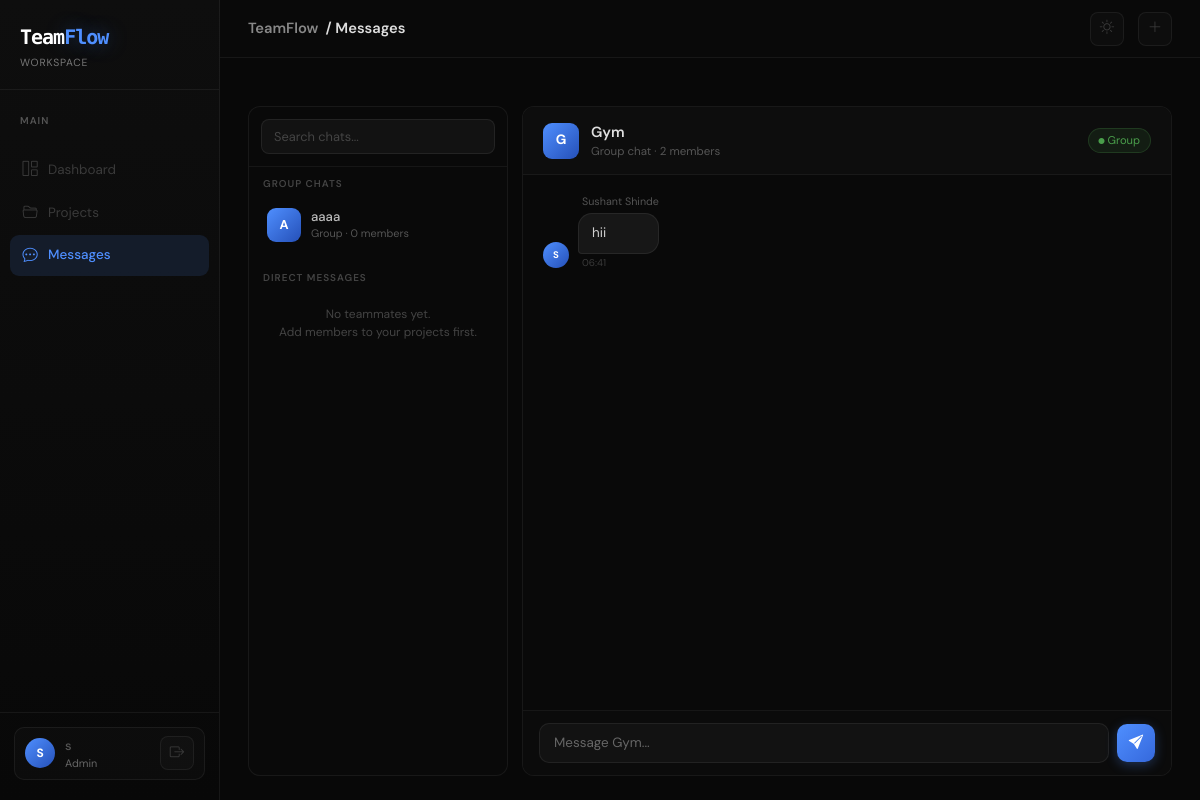
Screenshot of /messages/group/1 (signed in) with the database file from the repository.
### app/models.py (models this page shows, shortened)
class User(db.Model, UserMixin):
    id = db.Column(db.Integer, primary_key=True)
    full_name = db.Column(db.String(100), nullable=False)
    email = db.Column(db.String(120), unique=True, nullable=False)
    password_hash = db.Column(db.String(200), nullable=False)
    role = db.Column(db.String(20), default='Member')  # Admin or Member
    profile_image = db.Column(db.String(100), default='default.jpg')
    created_at = db.Column(db.DateTime, default=datetime.utcnow)
    assigned_tasks = db.relationship('Task', backref='assignee', lazy=True, foreign_keys='Task.assigned_to')
    member_of = db.relationship('ProjectMember', backref='user', lazy=True)
    messages_sent = db.relationship('Message', backref='sender', lazy=True)
    task_files = db.relationship('TaskFile', backref='uploader', lazy=True)
    reports = db.relationship('TaskReport', backref='member', lazy=True)

class Project(db.Model):
    id = db.Column(db.Integer, primary_key=True)
    name = db.Column(db.String(100), nullable=False)
    description = db.Column(db.Text)
    start_date = db.Column(db.Date)
    deadline = db.Column(db.Date)
    priority = db.Column(db.String(20))  # Low, Medium, High, Critical
    status = db.Column(db.String(20), default='Active')
    created_by = db.Column(db.Integer, db.ForeignKey('user.id'))
    created_at = db.Column(db.DateTime, default=datetime.utcnow)
    members = db.relationship('ProjectMember', backref='project', cascade="all, delete", lazy=True)
    tasks = db.relationship('Task', backref='project', cascade="all, delete", lazy=True)
    messages = db.relationship('Message', backref='project', cascade="all, delete", lazy=True)

class Message(db.Model):
    id = db.Column(db.Integer, primary_key=True)
    sender_id = db.Column(db.Integer, db.ForeignKey('user.id'))
    project_id = db.Column(db.Integer, db.ForeignKey('project.id'), nullable=True)
    content = db.Column(db.Text, nullable=False)
    timestamp = db.Column(db.DateTime, default=datetime.utcnow)

### app/routes/chat.py (the view)
@chat_bp.route('/messages/group/<int:project_id>')
@login_required
def group(project_id):
    project = Project.query.get_or_404(project_id)
    projects = get_projects()
    teammates = get_teammates()
    msgs = Message.query.filter_by(project_id=project_id).order_by(Message.timestamp.asc()).limit(100).all()
    return render_template('chat/chat_home.html',
        projects=projects,
        teammates=teammates,
        active_type='group',
        active_id=project_id,
        active_project=project,
        dm_user=None,
        group_messages=msgs,
        dm_messages=[]
    )

### app/__init__.py (called while the page is built)
def create_app(config_class=Config):
    app = Flask(__name__)
    app.config.from_object(config_class)
    csrf.init_app(app)
    db.init_app(app)
    migrate.init_app(app, db)
    login_manager.init_app(app)
    socketio.init_app(app)
    @app.context_processor
    def inject_today():
        todays_date = date.today()
        return dict(today=todays_date)
    from app.routes.auth import auth
    from app.routes.projects import projects
    from app.routes.tasks import tasks
    from app.routes.main import main
    from app.routes.chat import chat_bp
    app.register_blueprint(auth)
    app.register_blueprint(projects)
    app.register_blueprint(tasks)
    app.register_blueprint(main)
    app.register_blueprint(chat_bp)
    return app

### app/models.py (called while the page is built)
@login_manager.user_loader
def load_user(user_id):
    user = User.query.get(int(user_id))
    return user

### app/routes/chat.py (called while the page is built, shortened)
def get_projects():
    if current_user.role == 'Admin':
        return Project.query.filter_by(created_by=current_user.id).all()
    else:
        result = []
        for membership in current_user.member_of:
            result.append(membership.project)
        return result

def get_teammates():
    teammate_ids = set()
    if current_user.role == 'Admin':
        my_projects = Project.query.filter_by(created_by=current_user.id).all()
        for p in my_projects:
            for pm in p.members:
                if pm.user_id != current_user.id:
                    teammate_ids.add(pm.user_id)
    if len(teammate_ids) == 0:
        return []
    teammates = User.query.filter(User.id.in_(teammate_ids)).all()
    return teammates

### app/templates/chat/chat_home.html (shortened to what this page needs)
{% extends 'base.html' %}
{% block page_title %}Messages{% endblock %}
{% block content %}
<div class="chat-page">
    <div class="chat-sidebar">
        <div class="chat-search">
            <input type="text" id="chatSearch" placeholder="Search chats..." oninput="filterChats(this.value)">
        </div>
        <div class="chat-scroll">
            {% if projects %}
            <div class="chat-section-label">Group Chats</div>
            {% for project in projects %}
            <a href="{{ url_for('chat.group', project_id=project.id) }}"
               class="chat-item {% if active_type == 'group' and active_id == project.id %}active{% endif %}"
               data-name="{{ project.name|lower }}">
                <div class="chat-item-av">{{ project.name[0].upper() }}</div>
                <div>
                    <div class="chat-item-name">{{ project.name }}</div>
                    <div class="chat-item-sub">Group · {{ project.members|length }} members</div>
                </div>
            </a>
            {% endfor %}
            {% endif %}
            <div class="chat-section-label" style="margin-top: 10px;">Direct Messages</div>
            {% if teammates %}
                {% for mate in teammates %}
                <a href="{{ url_for('chat.dm', user_id=mate.id) }}"
                   class="chat-item {% if active_type == 'dm' and active_id == mate.id %}active{% endif %}"
                   data-name="{{ mate.full_name|lower }}">
                    <div class="chat-item-av dm">{{ mate.full_name[0].upper() }}</div>
                    <div>
                        <div class="chat-item-name">{{ mate.full_name }}</div>
                        <div class="chat-item-sub">{{ mate.role }}</div>
                    </div>
                </a>
                {% endfor %}
            {% else %}
                <div style="padding: 14px 16px; font-size: 0.75rem; color: #444; text-align: center;">
                    No teammates yet.<br>Add members to your projects first.
                </div>
            {% endif %}
        </div>
    </div>
    <div class="chat-main">
        {% if active_type == 'group' and active_project %}
            <div class="chat-header">
                <div class="chat-header-av">{{ active_project.name[0].upper() }}</div>
                <div>
                    <div class="chat-header-name">{{ active_project.name }}</div>
                    <div class="chat-header-sub">Group chat · {{ active_project.members|length }} members</div>
                </div>
                <span style="margin-left:auto; font-size:0.7rem; background:rgba(99,220,100,0.08); border:1px solid rgba(99,220,100,0.15); color:#4a9e4b; padding:3px 10px; border-radius:20px;">
                    <i class="bi bi-circle-fill" style="font-size:6px; vertical-align:middle;"></i> Group
                </span>
            </div>
            <div class="chat-messages" id="msgArea">
                {% if group_messages %}
                    {% for msg in group_messages %}
                    <div class="msg-row {% if msg.sender_id == current_user.id %}mine{% endif %}">
                        <div class="msg-av">{{ msg.sender.full_name[0].upper() if msg.sender else '?' }}</div>
                        <div class="msg-body">
                            {% if msg.sender_id != current_user.id %}
                            <div class="msg-sender">{{ msg.sender.full_name if msg.sender else 'Unknown' }}</div>
                            {% endif %}
                            <div class="msg-bubble">{{ msg.content }}</div>
                            <div class="msg-time">{{ msg.timestamp.strftime('%H:%M') }}</div>
                        </div>
                    </div>
                    {% endfor %}
                {% else %}
                    <div class="chat-empty-state">
                        <i class="bi bi-chat-dots"></i>
                        <p>No messages yet in this group.<br>Start the conversation!</p>
                    </div>
                {% endif %}
            </div>
            <form class="chat-input-bar" action="{{ url_for('chat.send_group', project_id=active_project.id) }}" method="POST">
                <input type="text" name="content" class="chat-input"
                       placeholder="Message {{ active_project.name }}..." autocomplete="off" required>
                <button type="submit" class="chat-send"><i class="bi bi-send-fill"></i></button>
            </form>
        {% endif %}
    </div>
</div>
{% endblock %}

### app/templates/base.html (shortened to what this page needs)
<!DOCTYPE html>
<html lang="en">
<head>
    <link href="https://cdn.jsdelivr.net/npm/bootstrap@5.3.0/dist/css/bootstrap.min.css" rel="stylesheet">
    <link rel="stylesheet" href="https://cdn.jsdelivr.net/npm/bootstrap-icons@1.11.0/font/bootstrap-icons.css">
    <link rel="stylesheet" href="{{ url_for('static', filename='css/teamflow.css') }}">
</head>
<body class="app-page">
<aside class="sidebar">
    <a href="{{ url_for('main.dashboard') }}" class="sidebar-brand">
        <div class="logo-text">Team<span>Flow</span></div>
        <div class="logo-sub">Workspace</div>
    </a>
    <nav class="sidebar-nav">
        <p class="nav-section-label">Main</p>
        <a href="{{ url_for('main.dashboard') }}" class="sidebar-link {% if request.endpoint == 'main.dashboard' %}active{% endif %}">
            <i class="bi bi-grid-1x2"></i> Dashboard
        </a>
        <a href="{{ url_for('projects.list_projects') }}" class="sidebar-link {% if 'project' in (request.endpoint or '') %}active{% endif %}">
            <i class="bi bi-folder2-open"></i> Projects
        </a>
        <a href="{{ url_for('chat.index') }}" class="sidebar-link {% if 'chat' in (request.endpoint or '') %}active{% endif %}">
            <i class="bi bi-chat-dots"></i> Messages
        </a>
    </nav>
    <div class="sidebar-user">
        <div class="user-chip">
            <div class="user-avatar">{{ current_user.full_name[0].upper() }}</div>
            <div>
                <div class="user-name">{{ current_user.full_name.split(' ')[0] }}</div>
                <div class="user-role">{{ current_user.role }}</div>
            </div>
            <a href="{{ url_for('auth.logout') }}" class="ms-auto topbar-icon-btn" title="Logout">
                <i class="bi bi-box-arrow-right"></i>
            </a>
        </div>
    </div>
</aside>
<div class="main-wrapper">
    <header class="topbar">
        <div class="topbar-title">
            TeamFlow &nbsp;<span>/ {% block page_title %}Dashboard{% endblock %}</span>
        </div>
        <div class="topbar-actions">
            <button class="topbar-icon-btn" id="themeToggleBtn" onclick="toggleTheme()" title="Toggle light / dark mode">
                <i class="bi bi-sun" id="themeIcon"></i>
            </button>
            {% if current_user.role == 'Admin' %}
            <a href="{{ url_for('projects.new_project') }}" class="topbar-icon-btn" title="New Project">
                <i class="bi bi-plus-lg"></i>
            </a>
            {% endif %}
        </div>
    </header>
    <main class="page-body">
        {% block content %}{% endblock %}
    </main>
</div>
</body>
</html>

### rows the page displays
User: full_name "S", full_name "s", role "Admin"
Project: name "A", name "aaaa", members|length "0"
Project: name "G", name "Gym", content "Message Gym..."
Message: sender "S", sender "Sushant Shinde", content "hii", timestamp "06:41"

### other values shown
{{ active_project.members|length }} "2"
